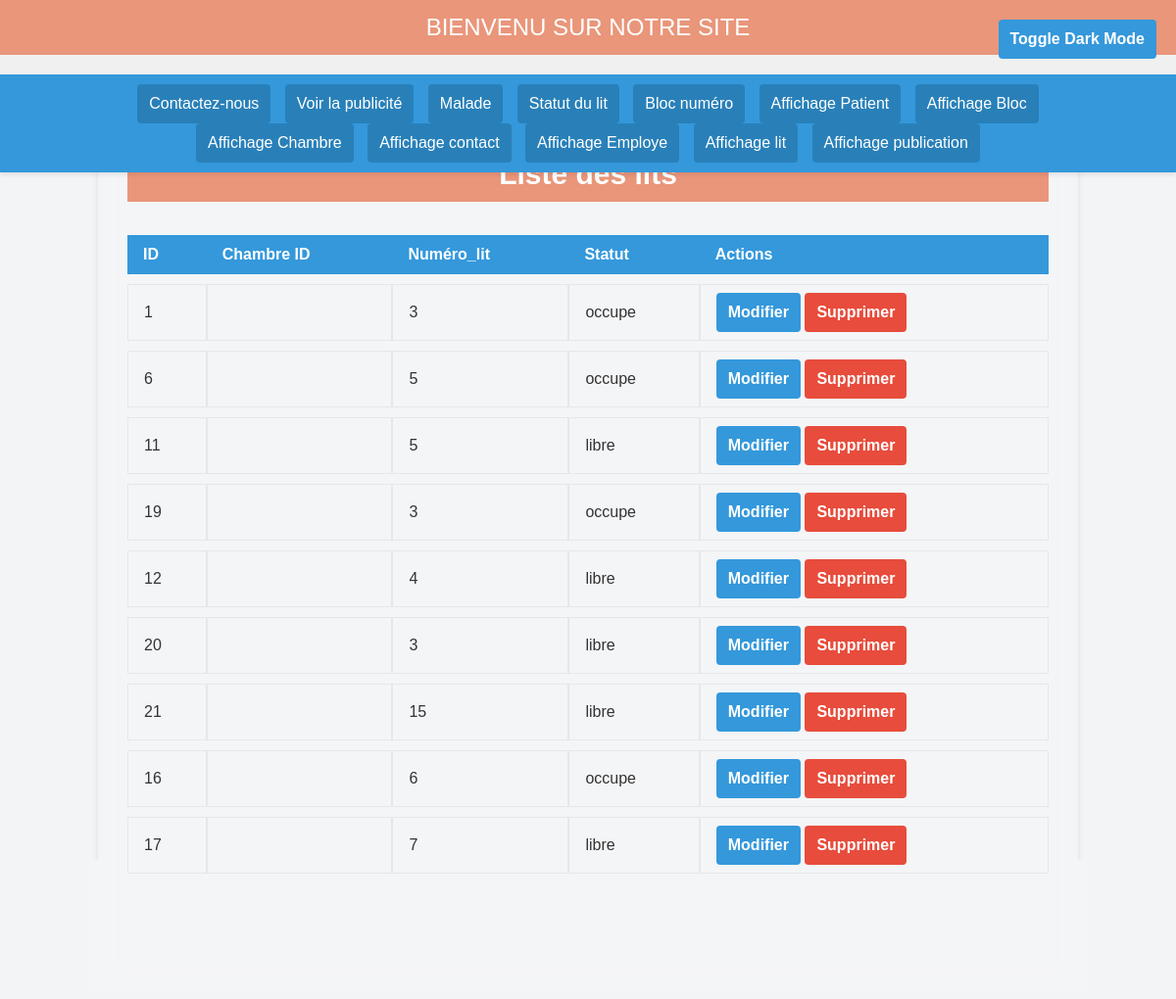
The page /user/affichagelit.php on the database its author committed.
### tables this page shows
CREATE TABLE `lit` (
  `id_lit` int(11) NOT NULL,
  `numero_lit` varchar(10) DEFAULT NULL,
  `statut` varchar(255) DEFAULT 'libre',
  `id_bloc` int(11) DEFAULT NULL,
  `id_chambre` int(11) DEFAULT NULL
);

### user/affichagelit.php (the view, shortened to what this page needs)
<!DOCTYPE html>
<html lang="fr">
<head>
    <link href="https://cdn.jsdelivr.net/npm/tailwindcss@2.2.19/dist/tailwind.min.css" rel="stylesheet">
</head>
<body class="bg-gray-100">
    <?php include 'Accueil.php'; ?>
    <button id="darkModeToggle" class="btn btn-primary">Toggle Dark Mode</button>
    <div class="container">
        <h1 class="text-3xl font-bold mb-6">Liste des lits</h1>
        <?php
        try {
            $pdo = new PDO('mysql:host=localhost;dbname=gestion_chambre_lit;charset=utf8', 'root', '');
            $pdo->setAttribute(PDO::ATTR_ERRMODE, PDO::ERRMODE_EXCEPTION);
        } catch (PDOException $e) {
            die("Erreur de connexion : " . $e->getMessage());
        }
        try {
            $affichageRecl = $pdo->query("SELECT * FROM lit");
        } catch (PDOException $e) {
            echo '<div class="message error">Erreur lors de la récupération des données : ' . $e->getMessage() . '</div>';
            exit;
        }
        ?>
        <div class="overflow-x-auto">
            <table class="w-full table-auto">
                <thead>
                    <tr>
                        <th class="px-4 py-2">ID</th>
                        <th class="px-4 py-2">Chambre ID</th>
                        <th class="px-4 py-2">Numéro_lit</th>
                        <th class="px-4 py-2">Statut</th>
                        <th class="px-4 py-2">Actions</th>
                    </tr>
                </thead>
                <tbody>
                    <?php while ($litRecup = $affichageRecl->fetch(PDO::FETCH_ASSOC)) { ?>
                        <tr>
                            <td class="border px-4 py-2"><?php echo htmlspecialchars($litRecup["id_lit"]); ?></td>
                            <td class="border px-4 py-2"><?php echo htmlspecialchars($litRecup["chambre_id"]); ?></td>
                            <td class="border px-4 py-2"><?php echo htmlspecialchars($litRecup["numero_lit"] ?? 'N/A'); ?></td>
                            <td class="border px-4 py-2"><?php echo htmlspecialchars($litRecup["statut"]); ?></td>
                            <td class="border px-4 py-2">
                                <a href="modifielit.php?id=<?php echo $litRecup["id_lit"]; ?>" class="btn btn-primary">Modifier</a>
                                <a href="affichagelit.php?sup=<?php echo $litRecup["id_lit"]; ?>" class="btn btn-danger" onclick="return confirm('Êtes-vous sûr de vouloir supprimer ce lit ?');">Supprimer</a>
                            </td>
                        </tr>
                    <?php } ?>
                </tbody>
            </table>
        </div>
    </div>
</body>
</html>

### user/affichagelit.php (style rules this page uses)
:root { --primary-color: #3498db; --secondary-color: #2ecc71; --danger-color: #e74c3c; --background-color: #f0f0f0; --text-color: #333; }
body { font-family: 'Arial', sans-serif; background-color: var(--background-color); color: var(--text-color); transition: all 0.3s ease; }
.container { max-width: 1000px; margin: 20px auto; background-color: rgba(255, 255, 255, 0.1); backdrop-filter: blur(10px); border-radius: 8px; box-shadow: 0 4px 6px rgba(0, 0, 0, 0.1); padding: 30px; }
h1 { color: var(--primary-color); text-align: center; margin-bottom: 20px; }
table { width: 100%; border-collapse: separate; border-spacing: 0 10px; }
th, td { padding: 12px; text-align: left; }
th { background-color: var(--primary-color); color: #fff; }
tr { background-color: rgba(255, 255, 255, 0.05); transition: all 0.3s ease; }
.btn { display: inline-block; padding: 8px 12px; border-radius: 4px; text-decoration: none; color: #fff; font-weight: bold; transition: all 0.3s ease; }
.btn-danger { background-color: var(--danger-color); }
.btn-primary { background-color: var(--primary-color); }
#darkModeToggle { position: fixed; top: 20px; right: 20px; z-index: 1000; }

### user/Accueil.php (style rules this page uses)
* { margin: 0; padding: 0; box-sizing: border-box; }
body { font-family: Arial, sans-serif; padding-top: 100px; }
h1 { background-color: darksalmon; color: white; padding: 10px 0; text-align: center; font-size: 24px; }

### rows shown on the page
lit: id_lit "1", numero_lit "3", statut "occupe"
lit: id_lit "6", numero_lit "5", statut "occupe"
lit: id_lit "11", numero_lit "5", statut "libre"
lit: id_lit "19", numero_lit "3", statut "occupe"
lit: id_lit "12", numero_lit "4", statut "libre"
lit: id_lit "20", numero_lit "3", statut "libre"
lit: id_lit "21", numero_lit "15", statut "libre"
lit: id_lit "16", numero_lit "6", statut "occupe"
lit: id_lit "17", numero_lit "7", statut "libre"
